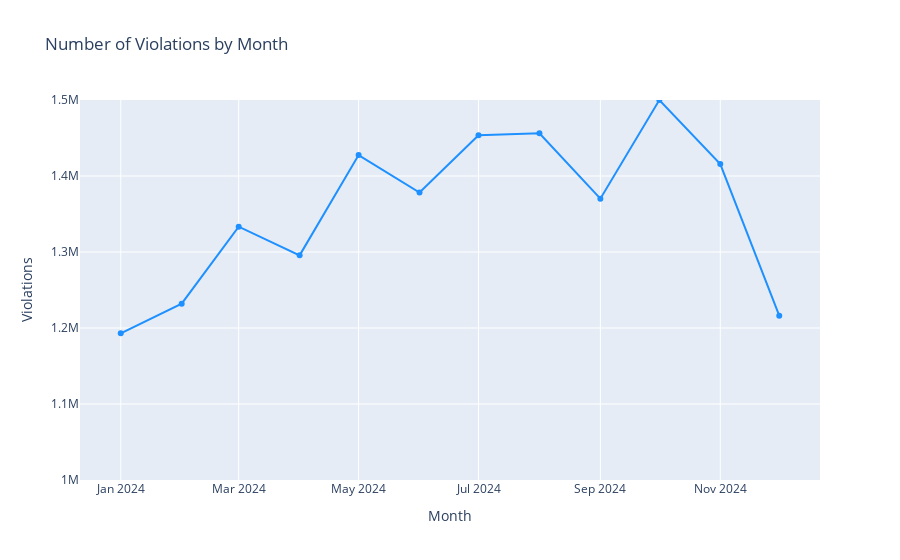

The cell this chart's notebook holds for it:
### Markdown cell above
### Violations by Month

### Code cell
# Count violations by month
monthly_counts = df.groupby("Month").size().reset_index(name="Violation Count")

fig1 = px.line(
    monthly_counts,
    x="Month",
    y="Violation Count",
    title="Number of Violations by Month",
    markers=True,
    line_shape="linear",
    line_dash_sequence=["solid"],
)

fig1.update_traces(line_color="dodgerblue")
fig1.update_layout(
    xaxis_title="Month",
    yaxis_title="Violations",
    yaxis_range=[1_000_000, 1_500_000]  # adjust this as needed
)

fig1.show()

### Figure 1 — Plotly figure (JSON) as saved in the notebook; plotly's stock layout.template omitted (floating-point values rounded to 4 significant figures)
{"data": [{"hovertemplate": "Month=%{x}<br>Violation Count=%{y}<extra></extra>", "legendgroup": "", "line": {"color": "dodgerblue", "dash": "solid", "shape": "linear"}, "marker": {"symbol": "circle"}, "mode": "lines+markers", "name": "", "orientation": "v", "showlegend": false, "type": "scatter", "x": ["2024-01", "2024-02", "2024-03", "2024-04", "2024-05", "2024-06", "2024-07", "2024-08", "2024-09", "2024-10", "2024-11", "2024-12", "NaT"], "xaxis": "x", "y": [1193059, 1231958, 1333290, 1295587, 1427586, 1378253, 1453470, 1456319, 1370131, 1499879, 1415757, 1216249, 42551], "yaxis": "y"}], "layout": {"autosize": true, "legend": {"tracegroupgap": 0}, "title": {"text": "Number of Violations by Month"}, "xaxis": {"anchor": "y", "autorange": true, "domain": [0, 1], "range": ["2023-12-10 11:19:22.3824", "2024-12-22 12:40:37.6176"], "title": {"text": "Month"}, "type": "date"}, "yaxis": {"anchor": "x", "domain": [0, 1], "range": [1000000, 1500000], "title": {"text": "Violations"}, "type": "linear"}}}
